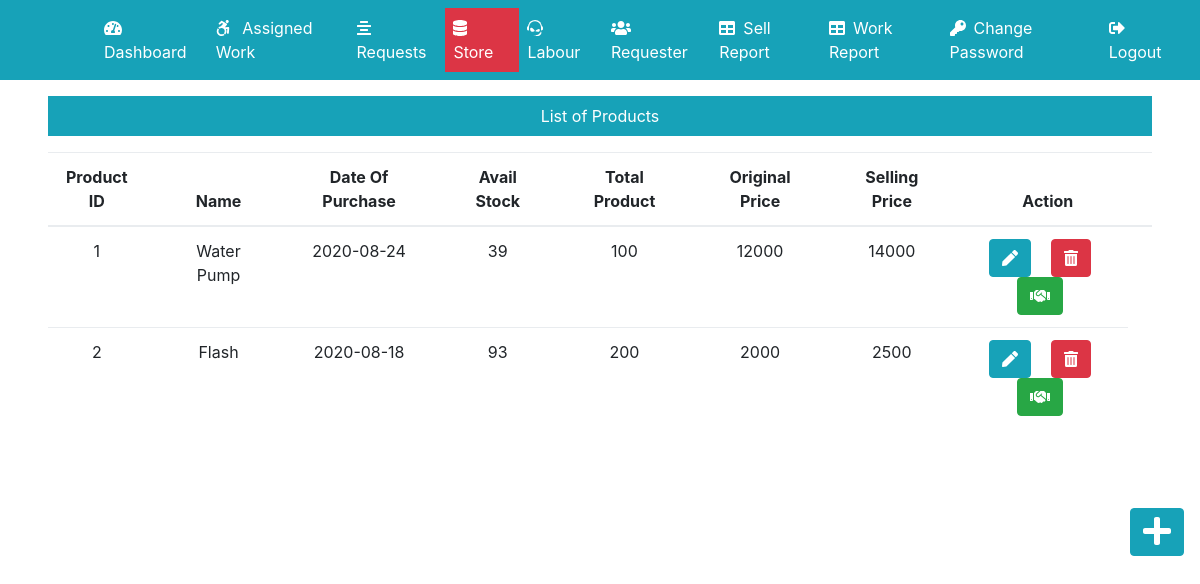
Page /Admin/assets.php (signed in) on the committed database.
### tables this page shows
CREATE TABLE `assets_tb` (
  `pid` int(11) NOT NULL,
  `pname` varchar(60) NOT NULL,
  `pdop` date NOT NULL,
  `pavail` int(11) NOT NULL,
  `ptotal` int(11) NOT NULL,
  `poriginalcost` int(11) NOT NULL,
  `psellingcost` int(11) NOT NULL
);

### Admin/assets.php (the view, shortened to what this page needs)
<?php
include('../dbConnection.php');
include('includes/header.php');
?>
<div class="col-sm-9 col-md-12 mt-5 text-center p-5">
  <p class="bg-info text-white p-2">List of Products</p>
   <?php
    $sql = "SELECT * FROM assets_tb";
    $result = $conn->query($sql);
    if($result->num_rows > 0){
        echo '<table class="table">';
         echo '<thead>';
           echo '<tr>';
             echo '<th scope="col">Product ID<th>';
             echo '<th scope="col">Name<th>';
             echo '<th scope="col">Date Of Purchase<th>';
             echo '<th scope="col">Avail Stock<th>';
             echo '<th scope="col">Total Product<th>';
             echo '<th scope="col">Original Price<th>';
             echo '<th scope="col">Selling Price<th>';
             echo '<th scope="col">Action<th>';
           echo '</tr>';
         echo '</thead>';
         echo '<tbody>';
          while ($row = $result->fetch_assoc()) {
              echo '<tr>';
               echo '<td>'.$row["pid"].'</td>';
               echo '<td></td>';
               echo '<td>'.$row["pname"].'</td>';
               echo '<td></td>';
               echo '<td>'.$row["pdop"].'</td>';
               echo '<td></td>';
               echo '<td>'.$row["pavail"].'</td>';
               echo '<td></td>';
               echo '<td>'.$row["ptotal"].'</td>';
               echo '<td></td>';
               echo '<td>'.$row["poriginalcost"].'</td>';
               echo '<td></td>';
               echo '<td>'.$row["psellingcost"].'</td>';
               echo '<td></td>';
               echo '<td>';
               echo '<form action="editproduct.php" method="POST" class="d-inline">';
                   echo '<input type="hidden" name="id" value='.$row["pid"].'>
                   <button type="submit" class="btn btn-info  mr-3" name= "edit" value ="Edit"><i class="fas fa-pen"></i></button>';
                echo '</form>';
                 echo '<form action="" method="POST" class="d-inline">';
                   echo '<input type="hidden" name="id" value='.$row["pid"].'>
                   <button type="submit" class="btn btn-danger  mr-3" name= "delete" value ="Delete"><i class="fas fa-trash-alt"></i></button>';
                 echo '</form>';
                echo '<form action="sellproduct.php" method="POST" class="d-inline">';
                 echo '<input type="hidden" name="id" value='.$row["pid"].'>
                 <button type="submit" class="btn btn-success  mr-3" name= "issue" value ="issue"><i class="fas fa-handshake"></i></button>';
               echo '</form>';
               echo '</td>';
              echo '</tr>';
          }
        echo '</table>';
    }else{
        echo 'NO Product Avail At This Time';
    }
   ?>
</div>
<div class="float-right"><a href="addproduct.php" class="btn btn-info m-3"><i class="fas fa-plus fa-2x"></i></a></div>
<?php
 include('includes/footer.php')
?>

### css/custom.css (style rules this page uses)
a { color: black: }

### rows in the picture
assets_tb: pid "1", pname "Water Pump", pdop "2020-08-24", pavail "39", ptotal "100", poriginalcost "12000", psellingcost "14000"
assets_tb: pid "2", pname "Flash", pdop "2020-08-18", pavail "93", ptotal "200", poriginalcost "2000", psellingcost "2500"
